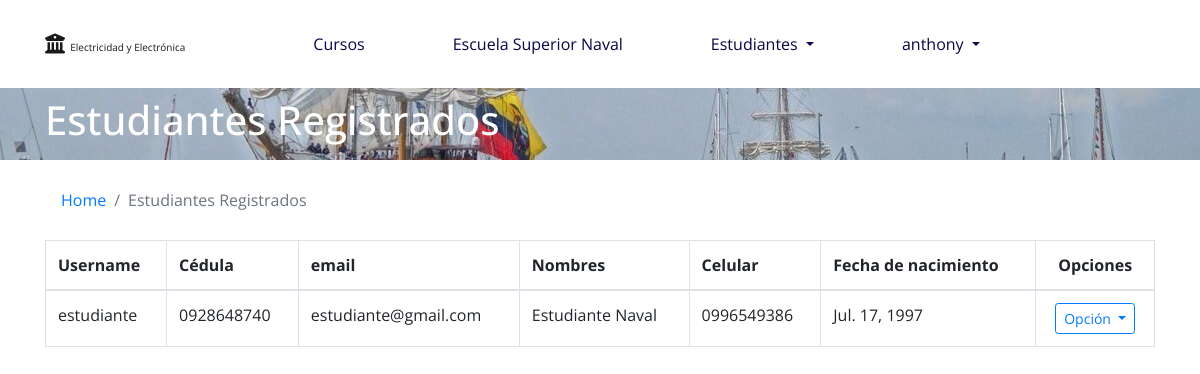
/estudiante/registros/ (signed in), run on an earlier commit of the app's database.
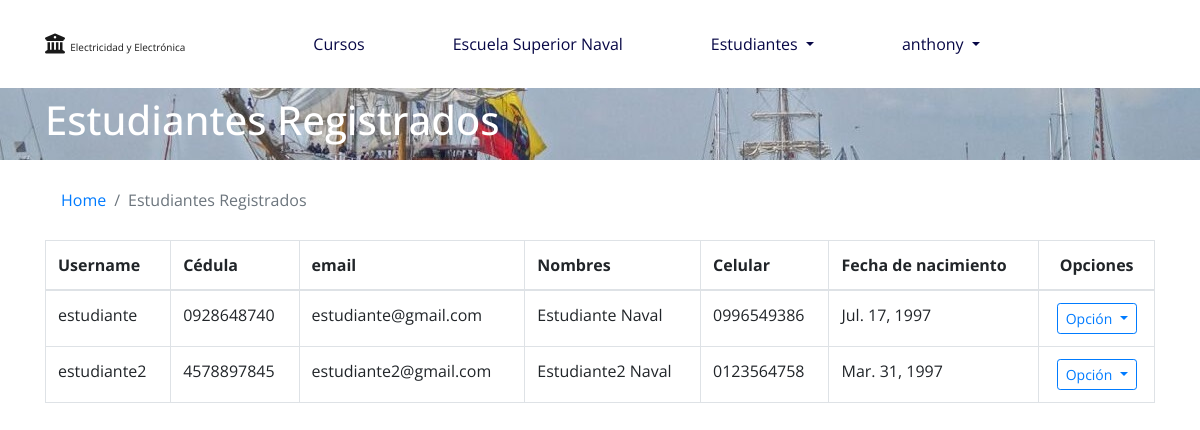
And on a later commit of the database.
### estudiante/models.py (models this page shows, shortened)
class Estudiante(models.Model):
    usuario = models.OneToOneField(User, on_delete=models.CASCADE)#incluye username, password, nombre, apellido y email
    fecha_nacimiento = models.DateField(verbose_name='Fecha de Nacimiento')
    celular = models.CharField(verbose_name='Celular', max_length=15, unique=True,
                                error_messages={
                                    'unique': "El numero de celular ya está registrado.",
                                    'celular_validar_length': "El numero de celular debe tener de 10 a 15 dígitos.",
                                }, help_text='De 10 a 15 números')
    cedula = models.CharField(verbose_name='Cédula', max_length=10, unique=True,
        error_messages={
            'unique': "El numero de cédula ya está registrado.",
            'cedula_validar_length': "La cédula debe contener 10 dígitos.",
        }, help_text='10 números')
    CheckConstraint(
        name='celular_validar_length',
        check= Q(Length('celular') in range(10,16))
    )
    CheckConstraint(
        name='cedula_validar_length',
        check=Q(Length('cedula') == 10)
    )
    class Meta:
        verbose_name = 'Estudiante'
        verbose_name_plural = 'Estudiantes'
        """Para otro día
        constraints = [
            CheckConstraint(
                    name='celular_validar_length2',
                    check= Q(Length('celular') in range(10,16))
            ),
            CheckConstraint(
                name='cedula_validar_length2',
                check=Q(Length('cedula') == 10)
            )
        ]"""

### estudiante/views.py (the view)
# urls.py: path('registros/', registros_estudiantes),
@login_required(login_url='/login/')
def registros_estudiantes(request):
    data = {}
    data['user'] = request.user
    data['estudiantes'] = Estudiante.objects.all()
    return render(request, 'estudiante/listar_estudiante.html', data)

### templates/estudiante/listar_estudiante.html (shortened to what this page needs)
{% extends 'base-public.html' %}
{% block head %}
    <link rel="stylesheet" href="https://cdn.datatables.net/1.10.19/css/dataTables.bootstrap4.min.css">
{% endblock %}
{% block container %}
    <nav id="nav-foto" class="navbar undercontainer">
        <div class="container">
            <h1 class="h1 text-white">
                Estudiantes Registrados
            </h1>
        </div>
    </nav>
    <div class="container mt-3 mb-5">
        <nav aria-label="breadcrumb">
          <ol class="breadcrumb bg-white">
              <li class="breadcrumb-item"><a href="/">Home</a></li>
              <li class="breadcrumb-item active" aria-current="page">Estudiantes Registrados</li>
          </ol>
        </nav>
        <div class="row">
            <div class="col-12 table-responsive">
                <table class="table table-bordered table-hover display" id="tb_estudiantes">
                    <thead>
                        <th>
                            Username
                        </th>
                        <th>
                            Cédula
                        </th>
                        <th>
                            email
                        </th>
                        <th>
                            Nombres
                        </th>
                        <th>
                            Celular
                        </th>
                        <th>
                            Fecha de nacimiento
                        </th>
                        <th class="text-center">
                            Opciones
                        </th>
                    </thead>
                    <tbody>
                        {% for estudiante in estudiantes %}
                            <tr>
                                <td>
                                    {{ estudiante.usuario.username }}
                                </td>
                                <td>
                                    {{ estudiante.cedula }}
                                </td>
                                <td>
                                    {{ estudiante.usuario.email }}
                                </td>
                                <td>
                                    {{ estudiante.usuario.first_name }} {{ estudiante.usuario.last_name }}
                                </td>
                                <td>
                                    {{ estudiante.celular }}
                                </td>
                                <td>
                                    {{ estudiante.fecha_nacimiento }}
                                </td>
                                <td class="text-center">
                                    <div class="dropdown">
                                        <button class="btn btn-outline-primary btn-sm dropdown-toggle" type="button" id="btn_opcion" data-toggle="dropdown" aria-haspopup="true" aria-expanded="false">
                                            Opción
                                        </button>
                                    </div>
                                </td>
                            </tr>
                        {% endfor %}
                    </tbody>
                </table>
            </div>
        </div>
    </div>
{% endblock %}

What changed in the data, as far as the page shows it:
added Estudiante: usuario.username "estudiante2", cedula "4578897845", usuario.email "estudiante2@gmail.com", usuario.first_name "Estudiante2", usuario.last_name "Naval", celular "0123564758", fecha_nacimiento "Mar. 31, 1997"
